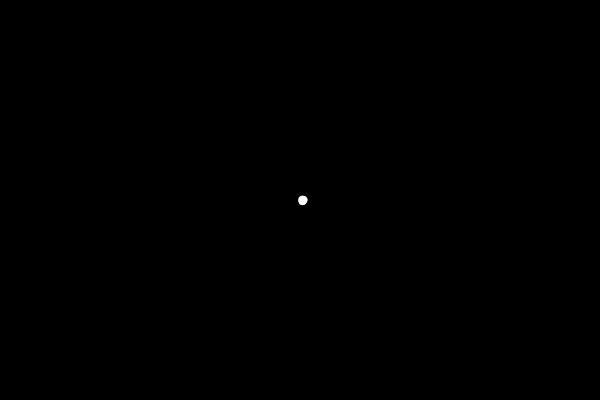
Frame 1 (no input)
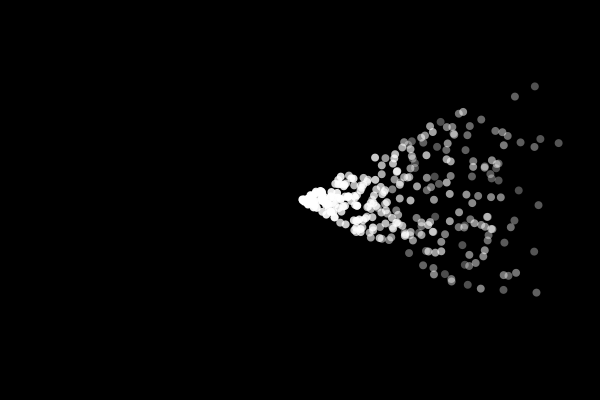
Frame 60 (the mouse pressed at the canvas centre just before this capture)
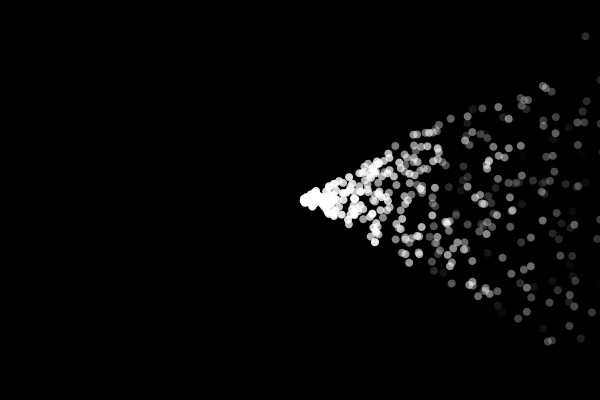
Frame 120 (the mouse held since frame 60 and released just before this capture)

The Processing sketch that drew these frames (run headless with seeded random() and noise(); from frame 60 on, the mouse is pressed at the canvas centre):

// Processing sketch: spray
// ── spray.pde
ArrayList<Particle> particles;

void setup() {
  size(600, 400);
  particles = new ArrayList<Particle>();
}

void draw() {
  background(0);
  // Emitir nuevas partículas en forma de spray
  for (int i = 0; i < 5; i++) {
    particles.add(new Particle(width/2, height/2));
  }
  
  // Actualizar y mostrar
  for (int i = particles.size() - 1; i >= 0; i--) {
    Particle p = particles.get(i);
    p.update();
    p.show();
    if (p.isDead()) {
      particles.remove(i);
    }
  }
}

class Particle {
  PVector pos;
  PVector vel;
  float lifespan;
  
  Particle(float x, float y) {
    pos = new PVector(x, y);
    
    // Ángulo aleatorio tipo spray (cono)
    float angle = random(-PI/6, PI/6); 
    float speed = random(2, 5);
    vel = new PVector(cos(angle), sin(angle));
    vel.mult(speed);
    
    lifespan = 255;
  }
  
  void update() {
    pos.add(vel);
    lifespan -= 3;
  }
  
  void show() {
    noStroke();
    fill(255, lifespan);
    ellipse(pos.x, pos.y, 8, 8);
  }
  
  boolean isDead() {
    return lifespan < 0;
  }
}
